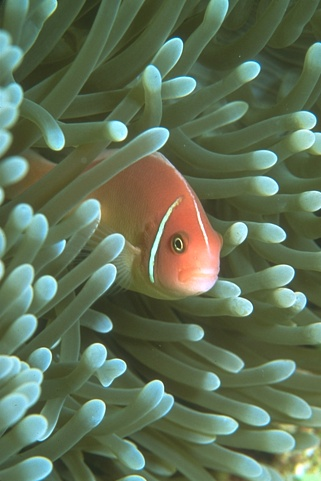
#> input picture DIP_Paper_Implementation_slic/input_images/210088.jpg, 321 x 481 px
$ python gmm.py input_images/210088.jpg 5
#> lines starting #> are read from the running program, lines starting #| are printed output that depends on the picture
import numpy as np
import cv2
from sklearn.mixture import GaussianMixture as GMM
import glob
import skimage.color as color
import matplotlib.pyplot as plt
import sys

#Use plant cells to demo the GMM on 2 components
#Use BSE_Image to demo it on 4 components
#USe alloy.jpg to demonstrate bic and how 2 is optimal for alloy

#print(file)     #just stop here to see all file names printed
image = plt.imread(sys.argv[1])
#> image is the input picture: shape (481, 321, 3); mean R, G, B 97.3, 113.6, 86.9

#Convert MxNx3 image into Kx3 where K=MxN
img2 = image.reshape((-1,3))
#covariance choices, full, tied, diag, spherical
gmm_model = GMM(n_components=int(sys.argv[2]),covariance_type='full').fit(img2)
segments= gmm_model.predict(img2)
segmented = segments.reshape(image.shape[0], image.shape[1])
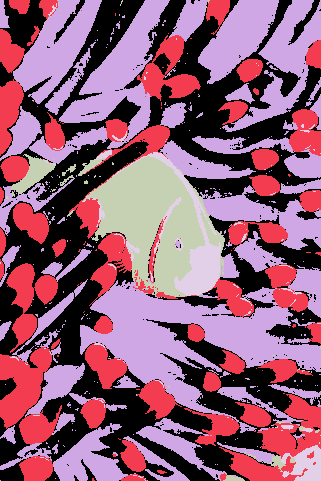
#> segmented: shape (481, 321) int64; 5 distinct labels, from 0 to 4; one colour per label, 0 black

img1 = color.label2rgb(segmented, image, kind='avg');
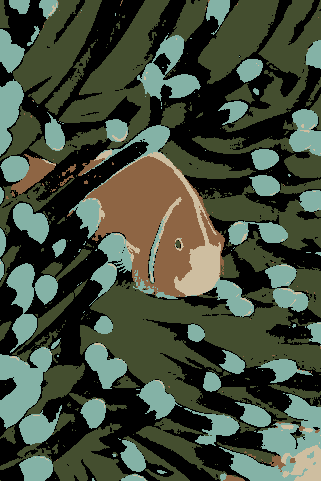
#> img1: shape (481, 321, 3); mean R, G, B 66.8, 76.6, 60.1
#Put numbers back to original shape so we can reconstruct segmented image
#original_shape = image.shape

plt.imshow(img1)
plt.title("GMM Segmented Image")
plt.show()
#cv2.imwrite("images/segmented_gmm.jpg", segmented)
